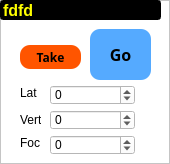
     <widget class="QFrame" name="frame">
      <property name="styleSheet">
       <string notr="true">background-color: rgb(255, 255, 255);</string>
      </property>
      <property name="frameShape">
       <enum>QFrame::StyledPanel</enum>
      </property>
      <property name="frameShadow">
       <enum>QFrame::Raised</enum>
      </property>
      <widget class="QSpinBox" name="ABSVertref1">
       <property name="geometry">
        <rect>
         <x>50</x>
         <y>110</y>
         <width>85</width>
         <height>20</height>
        </rect>
       </property>
       <property name="minimum">
        <number>-1000000000</number>
       </property>
       <property name="maximum">
        <number>1000000000</number>
       </property>
       <property name="singleStep">
        <number>1000</number>
       </property>
      </widget>
      <widget class="QSpinBox" name="ABSLatref1">
       <property name="geometry">
        <rect>
         <x>50</x>
         <y>85</y>
         <width>85</width>
         <height>20</height>
        </rect>
       </property>
       <property name="minimum">
        <number>-1000000000</number>
       </property>
       <property name="maximum">
        <number>1000000000</number>
       </property>
       <property name="singleStep">
        <number>1000</number>
       </property>
      </widget>
      <widget class="QLabel" name="label_13">
       <property name="geometry">
        <rect>
         <x>20</x>
         <y>112</y>
         <width>21</width>
         <height>16</height>
        </rect>
       </property>
       <property name="styleSheet">
        <string notr="true">background-color: rgb(255, 255, 255);</string>
       </property>
       <property name="text">
        <string>Vert</string>
       </property>
      </widget>
      <widget class="QPushButton" name="Pos1">
       <property name="geometry">
        <rect>
         <x>90</x>
         <y>29</y>
         <width>61</width>
         <height>51</height>
        </rect>
       </property>
       <property name="palette">
        <palette>
         <active>
          <colorrole role="WindowText">
           <brush brushstyle="SolidPattern">
            <color alpha="255">
             <red>0</red>
             <green>0</green>
             <blue>0</blue>
            </color>
           </brush>
          </colorrole>
          <colorrole role="Button">
           <brush brushstyle="SolidPattern">
            <color alpha="255">
             <red>85</red>
             <green>170</green>
             <blue>255</blue>
            </color>
           </brush>
          </colorrole>
          <colorrole role="Light">
           <brush brushstyle="SolidPattern">
            <color alpha="255">
             <red>154</red>
             <green>154</green>
             <blue>255</blue>
            </color>
           </brush>
          </colorrole>
          <colorrole role="Midlight">
           <brush brushstyle="SolidPattern">
            <color alpha="255">
             <red>102</red>
             <green>102</green>
             <blue>245</blue>
            </color>
           </brush>
          </colorrole>
          <colorrole role="Dark">
           <brush brushstyle="SolidPattern">
            <color alpha="255">
             <red>25</red>
             <green>25</green>
             <blue>118</blue>
            </color>
           </brush>
          </colorrole>
          <colorrole role="Mid">
           <brush brushstyle="SolidPattern">
            <color alpha="255">
             <red>34</red>
             <green>34</green>
             <blue>157</blue>
            </color>
           </brush>
          </colorrole>
          <colorrole role="Text">
           <brush brushstyle="SolidPattern">
            <color alpha="255">
             <red>0</red>
             <green>0</green>
             <blue>0</blue>
            </color>
           </brush>
          </colorrole>
          <colorrole role="BrightText">
           <brush brushstyle="SolidPattern">
            <color alpha="255">
             <red>255</red>
             <green>255</green>
             <blue>255</blue>
            </color>
           </brush>
          </colorrole>
          <colorrole role="ButtonText">
           <brush brushstyle="SolidPattern">
            <color alpha="255">
             <red>0</red>
             <green>0</green>
             <blue>0</blue>
            </color>
           </brush>
          </colorrole>
          <colorrole role="Base">
           <brush brushstyle="SolidPattern">
            <color alpha="255">
             <red>85</red>
             <green>170</green>
             <blue>255</blue>
            </color>
           </brush>
          </colorrole>
          <colorrole role="Window">
           <brush brushstyle="SolidPattern">
            <color alpha="255">
             <red>85</red>
             <green>170</green>
             <blue>255</blue>
            </color>
           </brush>
          </colorrole>
          <colorrole role="Shadow">
           <brush brushstyle="SolidPattern">
            <color alpha="255">
             <red>0</red>
             <green>0</green>
             <blue>0</blue>
            </color>
           </brush>
          </colorrole>
          <colorrole role="AlternateBase">
           <brush brushstyle="SolidPattern">
            <color alpha="255">
             <red>153</red>
             <green>153</green>
             <blue>245</blue>
            </color>
           </brush>
          </colorrole>
          <colorrole role="ToolTipBase">
           <brush brushstyle="SolidPattern">
            <color alpha="255">
             <red>255</red>
             <green>255</green>
             <blue>220</blue>
            </color>
           </brush>
          </colorrole>
          <colorrole role="ToolTipText">
           <brush brushstyle="SolidPattern">
            <color alpha="255">
             <red>0</red>
             <green>0</green>
             <blue>0</blue>
            </color>
           </brush>
          </colorrole>
         </active>
         <inactive>
          <colorrole role="WindowText">
           <brush brushstyle="SolidPattern">
            <color alpha="255">
             <red>0</red>
             <green>0</green>
             <blue>0</blue>
            </color>
           </brush>
          </colorrole>
          <colorrole role="Button">
           <brush brushstyle="SolidPattern">
            <color alpha="255">
             <red>85</red>
             <green>170</green>
             <blue>255</blue>
            </color>
           </brush>
          </colorrole>
          <colorrole role="Light">
           <brush brushstyle="SolidPattern">
            <color alpha="255">
             <red>154</red>
             <green>154</green>
             <blue>255</blue>
            </color>
           </brush>
          </colorrole>
          <colorrole role="Midlight">
           <brush brushstyle="SolidPattern">
            <color alpha="255">
             <red>102</red>
             <green>102</green>
             <blue>245</blue>
            </color>
           </brush>
          </colorrole>
          <colorrole role="Dark">
           <brush brushstyle="SolidPattern">
            <color alpha="255">
             <red>25</red>
             <green>25</green>
             <blue>118</blue>
            </color>
           </brush>
          </colorrole>
          <colorrole role="Mid">
           <brush brushstyle="SolidPattern">
            <color alpha="255">
             <red>34</red>
             <green>34</green>
             <blue>157</blue>
            </color>
           </brush>
          </colorrole>
          <colorrole role="Text">
           <brush brushstyle="SolidPattern">
            <color alpha="255">
             <red>0</red>
             <green>0</green>
             <blue>0</blue>
            </color>
           </brush>
          </colorrole>
          <colorrole role="BrightText">
           <brush brushstyle="SolidPattern">
            <color alpha="255">
             <red>255</red>
             <green>255</green>
             <blue>255</blue>
            </color>
           </brush>
          </colorrole>
          <colorrole role="ButtonText">
           <brush brushstyle="SolidPattern">
            <color alpha="255">
             <red>0</red>
             <green>0</green>
             <blue>0</blue>
            </color>
           </brush>
          </colorrole>
          <colorrole role="Base">
           <brush brushstyle="SolidPattern">
            <color alpha="255">
             <red>85</red>
             <green>170</green>
             <blue>255</blue>
            </color>
           </brush>
          </colorrole>
          <colorrole role="Window">
           <brush brushstyle="SolidPattern">
            <color alpha="255">
             <red>85</red>
             <green>170</green>
             <blue>255</blue>
            </color>
           </brush>
          </colorrole>
          <colorrole role="Shadow">
           <brush brushstyle="SolidPattern">
            <color alpha="255">
             <red>0</red>
             <green>0</green>
             <blue>0</blue>
            </color>
           </brush>
          </colorrole>
          <colorrole role="AlternateBase">
           <brush brushstyle="SolidPattern">
            <color alpha="255">
             <red>153</red>
             <green>153</green>
             <blue>245</blue>
            </color>
           </brush>
          </colorrole>
          <colorrole role="ToolTipBase">
           <brush brushstyle="SolidPattern">
            <color alpha="255">
             <red>255</red>
             <green>255</green>
             <blue>220</blue>
            </color>
           </brush>
          </colorrole>
          <colorrole role="ToolTipText">
           <brush brushstyle="SolidPattern">
            <color alpha="255">
             <red>0</red>
             <green>0</green>
             <blue>0</blue>
            </color>
           </brush>
          </colorrole>
         </inactive>
         <disabled>
          <colorrole role="WindowText">
           <brush brushstyle="SolidPattern">
            <color alpha="255">
             <red>25</red>
             <green>25</green>
             <blue>118</blue>
            </color>
           </brush>
          </colorrole>
          <colorrole role="Button">
           <brush brushstyle="SolidPattern">
            <color alpha="255">
             <red>85</red>
             <green>170</green>
             <blue>255</blue>
            </color>
           </brush>
          </colorrole>
          <colorrole role="Light">
           <brush brushstyle="SolidPattern">
            <color alpha="255">
             <red>154</red>
             <green>154</green>
             <blue>255</blue>
            </color>
           </brush>
          </colorrole>
          <colorrole role="Midlight">
           <brush brushstyle="SolidPattern">
            <color alpha="255">
             <red>102</red>
             <green>102</green>
             <blue>245</blue>
            </color>
           </brush>
          </colorrole>
          <colorrole role="Dark">
           <brush brushstyle="SolidPattern">
            <color alpha="255">
             <red>25</red>
             <green>25</green>
             <blue>118</blue>
            </color>
           </brush>
          </colorrole>
          <colorrole role="Mid">
           <brush brushstyle="SolidPattern">
            <color alpha="255">
             <red>34</red>
             <green>34</green>
             <blue>157</blue>
            </color>
           </brush>
          </colorrole>
          <colorrole role="Text">
           <brush brushstyle="SolidPattern">
            <color alpha="255">
             <red>25</red>
             <green>25</green>
             <blue>118</blue>
            </color>
           </brush>
          </colorrole>
          <colorrole role="BrightText">
           <brush brushstyle="SolidPattern">
            <color alpha="255">
             <red>255</red>
             <green>255</green>
             <blue>255</blue>
            </color>
           </brush>
          </colorrole>
          <colorrole role="ButtonText">
           <brush brushstyle="SolidPattern">
            <color alpha="255">
             <red>25</red>
             <green>25</green>
             <blue>118</blue>
            </color>
           </brush>
          </colorrole>
          <colorrole role="Base">
           <brush brushstyle="SolidPattern">
            <color alpha="255">
             <red>85</red>
             <green>170</green>
             <blue>255</blue>
            </color>
           </brush>
          </colorrole>
          <colorrole role="Window">
           <brush brushstyle="SolidPattern">
            <color alpha="255">
             <red>85</red>
             <green>170</green>
             <blue>255</blue>
            </color>
           </brush>
          </colorrole>
          <colorrole role="Shadow">
           <brush brushstyle="SolidPattern">
            <color alpha="255">
             <red>0</red>
             <green>0</green>
             <blue>0</blue>
            </color>
           </brush>
          </colorrole>
          <colorrole role="AlternateBase">
           <brush brushstyle="SolidPattern">
            <color alpha="255">
             <red>51</red>
             <green>51</green>
             <blue>236</blue>
            </color>
           </brush>
          </colorrole>
          <colorrole role="ToolTipBase">
           <brush brushstyle="SolidPattern">
            <color alpha="255">
             <red>255</red>
             <green>255</green>
             <blue>220</blue>
            </color>
           </brush>
          </colorrole>
          <colorrole role="ToolTipText">
           <brush brushstyle="SolidPattern">
            <color alpha="255">
             <red>0</red>
             <green>0</green>
             <blue>0</blue>
            </color>
           </brush>
          </colorrole>
         </disabled>
        </palette>
       </property>
       <property name="font">
        <font>
         <family>Trebuchet MS</family>
         <pointsize>12</pointsize>
         <weight>75</weight>
         <bold>true</bold>
        </font>
       </property>
       <property name="styleSheet">
        <string notr="true">background-color: rgb(85, 170, 255);
border-radius:10px</string>
       </property>
       <property name="text">
        <string>Go</string>
       </property>
      </widget>
      <widget class="QLabel" name="label_14">
       <property name="geometry">
        <rect>
         <x>20</x>
         <y>135</y>
         <width>20</width>
         <height>16</height>
        </rect>
       </property>
       <property name="styleSheet">
        <string notr="true">background-color: rgb(255, 255, 255);</string>
       </property>
       <property name="text">
        <string>Foc</string>
       </property>
      </widget>
      <widget class="QSpinBox" name="ABSFocref1">
       <property name="geometry">
        <rect>
         <x>50</x>
         <y>135</y>
         <width>85</width>
         <height>20</height>
        </rect>
       </property>
       <property name="minimum">
        <number>-1000000000</number>
       </property>
       <property name="maximum">
        <number>1000000000</number>
       </property>
       <property name="singleStep">
        <number>1000</number>
       </property>
      </widget>
      <widget class="QLabel" name="label_12">
       <property name="geometry">
        <rect>
         <x>20</x>
         <y>85</y>
         <width>21</width>
         <height>16</height>
        </rect>
       </property>
       <property name="styleSheet">
        <string notr="true">background-color: rgb(255, 255, 255);</string>
       </property>
       <property name="text">
        <string>Lat</string>
       </property>
      </widget>
      <widget class="QLineEdit" name="posText1">
       <property name="geometry">
        <rect>
         <x>0</x>
         <y>0</y>
         <width>161</width>
         <height>20</height>
        </rect>
       </property>
       <property name="font">
        <font>
         <family>Arial</family>
         <pointsize>12</pointsize>
         <weight>75</weight>
         <bold>true</bold>
        </font>
       </property>
       <property name="styleSheet">
        <string notr="true">background-color: rgb(0, 0, 0);
color: rgb(255, 255, 0);</string>
       </property>
       <property name="text">
        <string>fdfd</string>
       </property>
      </widget>
      <widget class="QPushButton" name="take1">
       <property name="geometry">
        <rect>
         <x>20</x>
         <y>45</y>
         <width>61</width>
         <height>24</height>
        </rect>
       </property>
       <property name="font">
        <font>
         <family>Trebuchet MS</family>
         <weight>75</weight>
         <bold>true</bold>
        </font>
       </property>
       <property name="styleSheet">
        <string notr="true">background-color:  rgb(255, 85, 0);
border-radius:10px</string>
       </property>
       <property name="text">
        <string>Take</string>
       </property>
      </widget>
     </widget>
